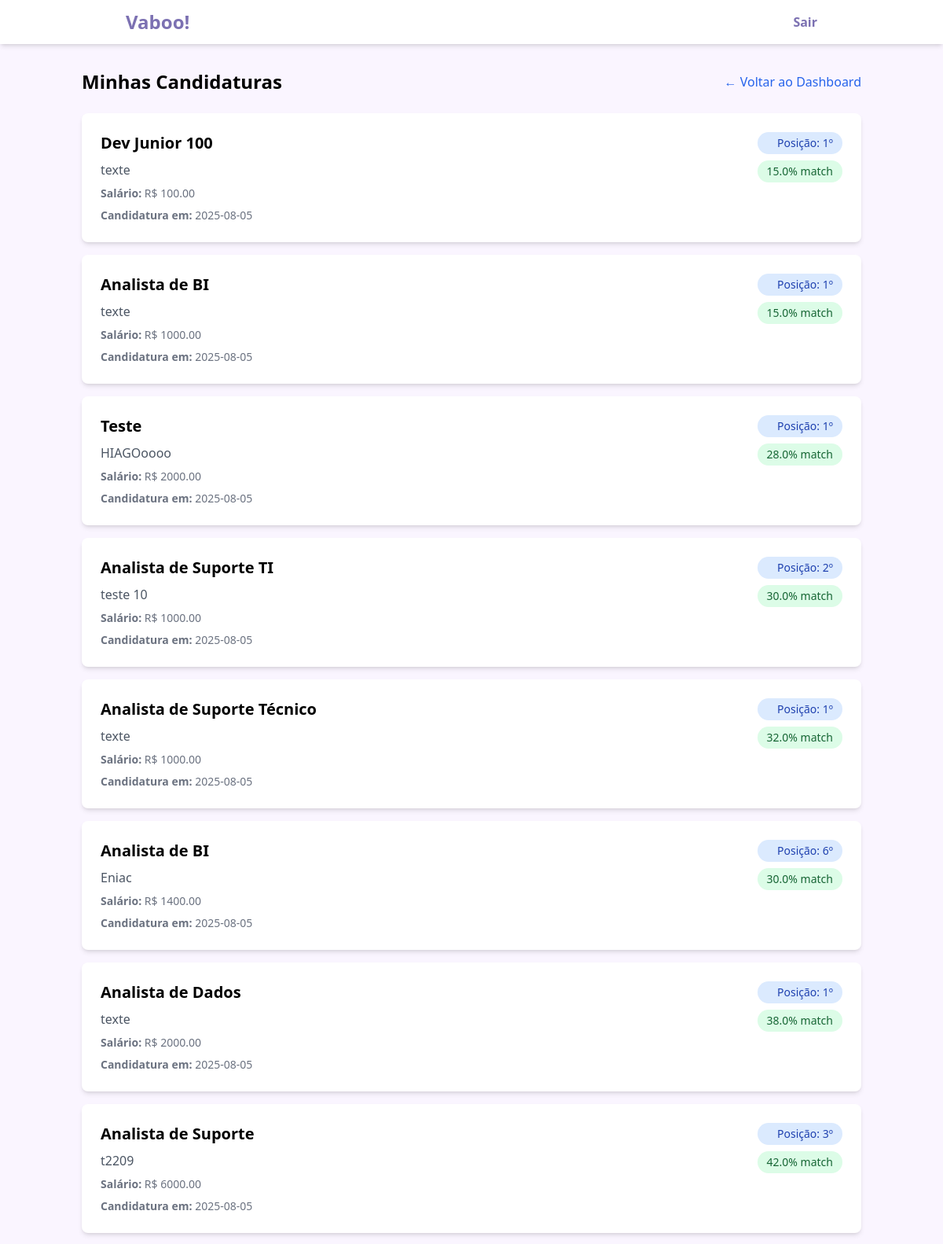
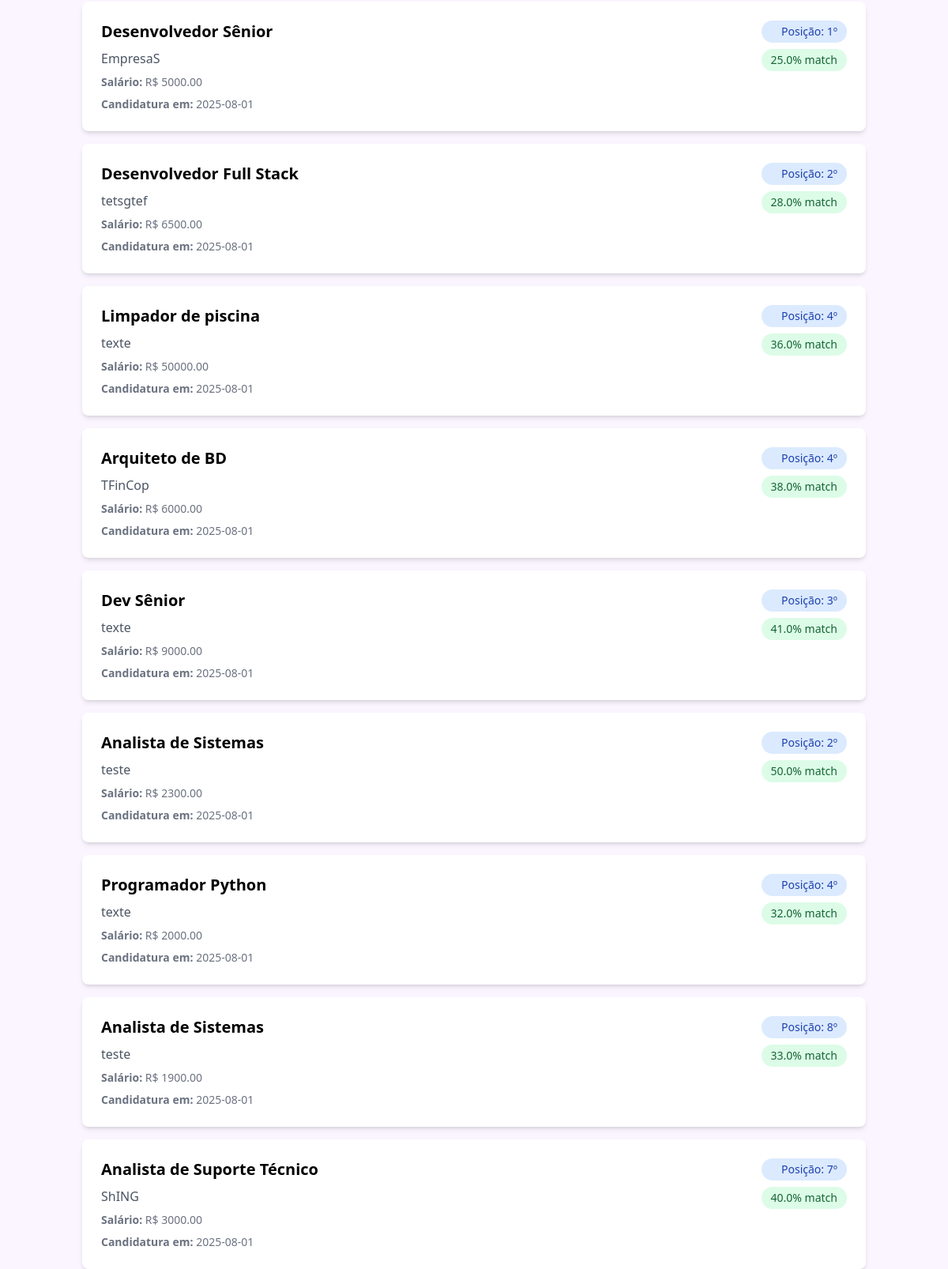
The page /minhas_candidaturas (signed in) on the database its author committed (2 pictures, top to bottom).
### tables this page shows
CREATE TABLE candidaturas (
            id INTEGER PRIMARY KEY AUTOINCREMENT,
            candidato_id INTEGER NOT NULL,
            vaga_id INTEGER NOT NULL,
            score REAL NOT NULL,
            posicao INTEGER,
            data_candidatura DATETIME DEFAULT CURRENT_TIMESTAMP,
            FOREIGN KEY (candidato_id) REFERENCES candidatos (id),
            FOREIGN KEY (vaga_id) REFERENCES vagas (id)
        );

CREATE TABLE vagas (
            id INTEGER PRIMARY KEY AUTOINCREMENT,
            empresa_id INTEGER NOT NULL,
            titulo TEXT NOT NULL,
            descricao TEXT NOT NULL,
            requisitos TEXT NOT NULL,
            salario_oferecido REAL NOT NULL,
            data_criacao DATETIME DEFAULT CURRENT_TIMESTAMP, tipo_vaga TEXT DEFAULT "Presencial", endereco_vaga TEXT, status TEXT DEFAULT "Ativa", candidato_selecionado_id INTEGER, diferenciais TEXT, data_congelamento DATE, candidato_contratado_id INTEGER, data_contratacao DATETIME, ranking_contratacao INTEGER, categoria_id INTEGER REFERENCES categorias(id), urgencia_contratacao TEXT, data_congelamento_agendado DATE, localizacao_endereco TEXT, localizacao_cidade TEXT, localizacao_estado TEXT, localizacao_cep TEXT, usar_endereco_empresa BOOLEAN DEFAULT FALSE,
            FOREIGN KEY (empresa_id) REFERENCES empresas (id)
        );

CREATE TABLE empresas (
            id INTEGER PRIMARY KEY AUTOINCREMENT,
            cnpj TEXT UNIQUE NOT NULL,
            nome TEXT NOT NULL,
            email TEXT NOT NULL,
            senha_hash TEXT NOT NULL
        , endereco TEXT, cidade TEXT, estado TEXT, cep TEXT);

### app.py (the view)
@app.route('/minhas_candidaturas')
def minhas_candidaturas():
    if 'candidato_id' not in session:
        return redirect(url_for('login_candidato'))
    conn = sqlite3.connect('recrutamento.db')
    cursor = conn.cursor()
    cursor.execute(
        '''
        SELECT v.id, v.titulo, e.nome as empresa_nome, v.salario_oferecido,
               ca.score, ca.posicao, ca.data_candidatura
        FROM candidaturas ca
        JOIN vagas v ON ca.vaga_id = v.id
        JOIN empresas e ON v.empresa_id = e.id
        WHERE ca.candidato_id = ?
        ORDER BY ca.data_candidatura DESC
    ''', (session['candidato_id'], ))
    candidaturas = cursor.fetchall()
    conn.close()
    return render_template('minhas_candidaturas.html',
                           candidaturas=candidaturas)

### templates/minhas_candidaturas.html (shortened to what this page needs)
{% extends "base.html" %}
{% block content %}
<div class="max-w-6xl mx-auto">
    <div class="flex justify-between items-center mb-6">
        <h2 class="text-2xl font-bold">Minhas Candidaturas</h2>
        <a href="{{ url_for('dashboard_candidato') }}" class="text-blue-600 hover:text-blue-800">
            ← Voltar ao Dashboard
        </a>
    </div>
    {% if candidaturas %}
        <div class="grid gap-4">
            {% for candidatura in candidaturas %}
                <div class="bg-white p-6 rounded-lg shadow-md">
                    <div class="flex justify-between items-start">
                        <div>
                            <h3 class="text-xl font-semibold mb-2">{{ candidatura[1] }}</h3>
                            <p class="text-gray-600 mb-2">{{ candidatura[2] }}</p>
                            <p class="text-sm text-gray-500 mb-2">
                                <strong>Salário:</strong> R$ {{ "%.2f"|format(candidatura[3]) }}
                            </p>
                            <p class="text-sm text-gray-500">
                                <strong>Candidatura em:</strong> {{ candidatura[6].split(' ')[0] }}
                            </p>
                        </div>
                        <div class="text-right">
                            <div class="bg-blue-100 text-blue-800 px-3 py-1 rounded-full text-sm font-medium mb-2">
                                Posição: {{ candidatura[5] }}º
                            </div>
                            <div class="bg-green-100 text-green-800 px-3 py-1 rounded-full text-sm font-medium">
                                {{ "%.1f"|format(candidatura[4]) }}% match
                            </div>
                        </div>
                    </div>
                </div>
            {% endfor %}
        </div>
    {% endif %}
</div>
{% endblock %}

### templates/base.html (shortened to what this page needs)
<!DOCTYPE html>
<html lang="pt-BR">
<head>
    <script src="https://cdn.tailwindcss.com"></script>
</head>
<body class="bg-purple-50 min-h-screen">
    <div class="flex justify-between items-center pt-3 pb-3 pl-40 pr-40 bg-white shadow-md">
      <a href="{{ url_for('index') }}" class="text-2xl font-bold text-[#7C71B2] hover:text-purple-600">
        Vaboo!
      </a>
      {% if session.tipo_usuario %}
        <a href="{{ url_for('logout') }}" class="text-[#7C71B2] font-bold hover:text-purple-600">Sair</a>
      {% else %}
        <div class="flex gap-6">
          <a href="{{ url_for('index') }}" class="text-[#7C71B2] font-bold hover:text-purple-600">Home</a>
        </div>
      {% endif %}
    </div>
    <main class="container mx-auto mt-8 px-4">
        {% block content %}{% endblock %}
    </main>
</body>
</html>

### rows shown on the page
candidaturas: titulo "Dev Junior 100", nome "texte", data_candidatura "2025-08-05", posicao "1", score "15.0"
vagas: salario_oferecido "100.00"
candidaturas: titulo "Analista de BI", nome "texte", data_candidatura "2025-08-05", posicao "1", score "15.0"
vagas: salario_oferecido "1000.00"
candidaturas: titulo "Teste", nome "HIAGOoooo", data_candidatura "2025-08-05", posicao "1", score "28.0"
vagas: salario_oferecido "2000.00"
candidaturas: titulo "Analista de Suporte TI", nome "teste 10", data_candidatura "2025-08-05", posicao "2", score "30.0"
vagas: salario_oferecido "1000.00"
candidaturas: titulo "Analista de Suporte Técnico", nome "texte", data_candidatura "2025-08-05", posicao "1", score "32.0"
vagas: salario_oferecido "1000.00"
candidaturas: titulo "Analista de BI", nome "Eniac", data_candidatura "2025-08-05", posicao "6", score "30.0"
vagas: salario_oferecido "1400.00"
candidaturas: titulo "Analista de Dados", nome "texte", data_candidatura "2025-08-05", posicao "1", score "38.0"
vagas: salario_oferecido "2000.00"
candidaturas: titulo "Analista de Suporte", nome "t2209", data_candidatura "2025-08-05", posicao "3", score "42.0"
vagas: salario_oferecido "6000.00"
candidaturas: titulo "Desenvolvedor Sênior", nome "EmpresaS", data_candidatura "2025-08-01", posicao "1", score "25.0"
vagas: salario_oferecido "5000.00"
candidaturas: titulo "Desenvolvedor Full Stack", nome "tetsgtef", data_candidatura "2025-08-01", posicao "2", score "28.0"
vagas: salario_oferecido "6500.00"
candidaturas: titulo "Limpador de piscina", nome "texte", data_candidatura "2025-08-01", posicao "4", score "36.0"
vagas: salario_oferecido "50000.00"
candidaturas: titulo "Arquiteto de BD", nome "TFinCop", data_candidatura "2025-08-01", posicao "4", score "38.0"
vagas: salario_oferecido "6000.00"
candidaturas: titulo "Dev Sênior", nome "texte", data_candidatura "2025-08-01", posicao "3", score "41.0"
vagas: salario_oferecido "9000.00"
candidaturas: titulo "Analista de Sistemas", nome "teste", data_candidatura "2025-08-01", posicao "2", score "50.0"
vagas: salario_oferecido "2300.00"
candidaturas: titulo "Programador Python", nome "texte", data_candidatura "2025-08-01", posicao "4", score "32.0"
vagas: salario_oferecido "2000.00"
candidaturas: titulo "Analista de Sistemas", nome "teste", data_candidatura "2025-08-01", posicao "8", score "33.0"
vagas: salario_oferecido "1900.00"
candidaturas: titulo "Analista de Suporte Técnico", nome "ShING", data_candidatura "2025-08-01", posicao "7", score "40.0"
vagas: salario_oferecido "3000.00"
